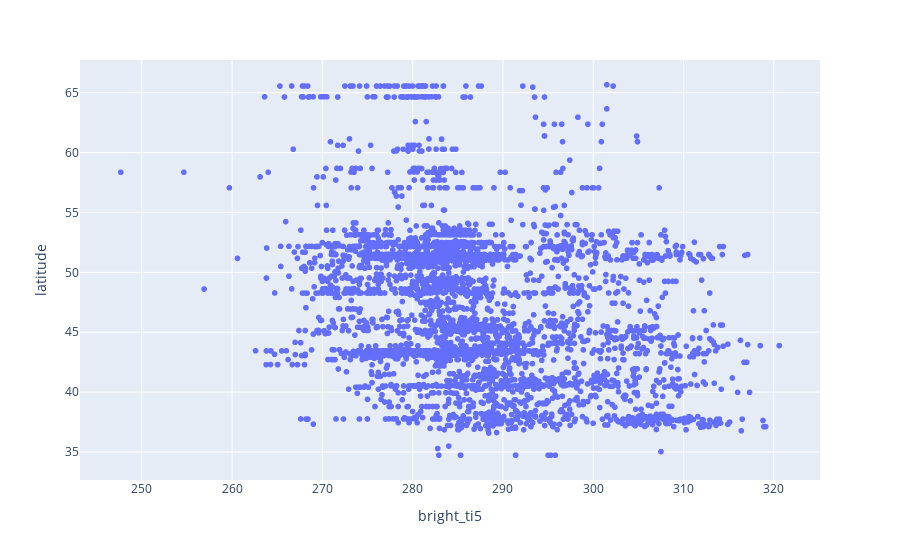

Notebook code cell kept with this figure:
### Code cell
# (px plotting looking for outliers)
import plotly.express as px
euro_c_df_clean_2 = euro_c_df_clean.loc[euro_c_df_clean['latitude'] > 30]
px.scatter(data_frame=euro_c_df_clean_2, x='bright_ti5', y='latitude', hover_data = ['frp', 'acq_date'])

### Figure 1 — Plotly figure (JSON) as saved in the notebook; plotly's stock layout.template omitted (floating-point values rounded to 4 significant figures; data arrays with more than 128 entries replaced by an {"elided": "..."} marker saying what was removed)
{"data": [{"customdata": {"elided": "3686x2 mixed values"}, "hovertemplate": "bright_ti5=%{x}<br>latitude=%{y}<br>frp=%{customdata[0]}<br>acq_date=%{customdata[1]}<extra></extra>", "legendgroup": "", "marker": {"color": "#636efa", "symbol": "circle"}, "mode": "markers", "name": "", "showlegend": false, "type": "scattergl", "x": {"elided": "3686 float values"}, "xaxis": "x", "y": {"elided": "3686 float values"}, "yaxis": "y"}], "layout": {"legend": {"tracegroupgap": 0}, "margin": {"t": 60}, "xaxis": {"anchor": "y", "domain": [0, 1], "title": {"text": "bright_ti5"}}, "yaxis": {"anchor": "x", "domain": [0, 1], "title": {"text": "latitude"}}}}
